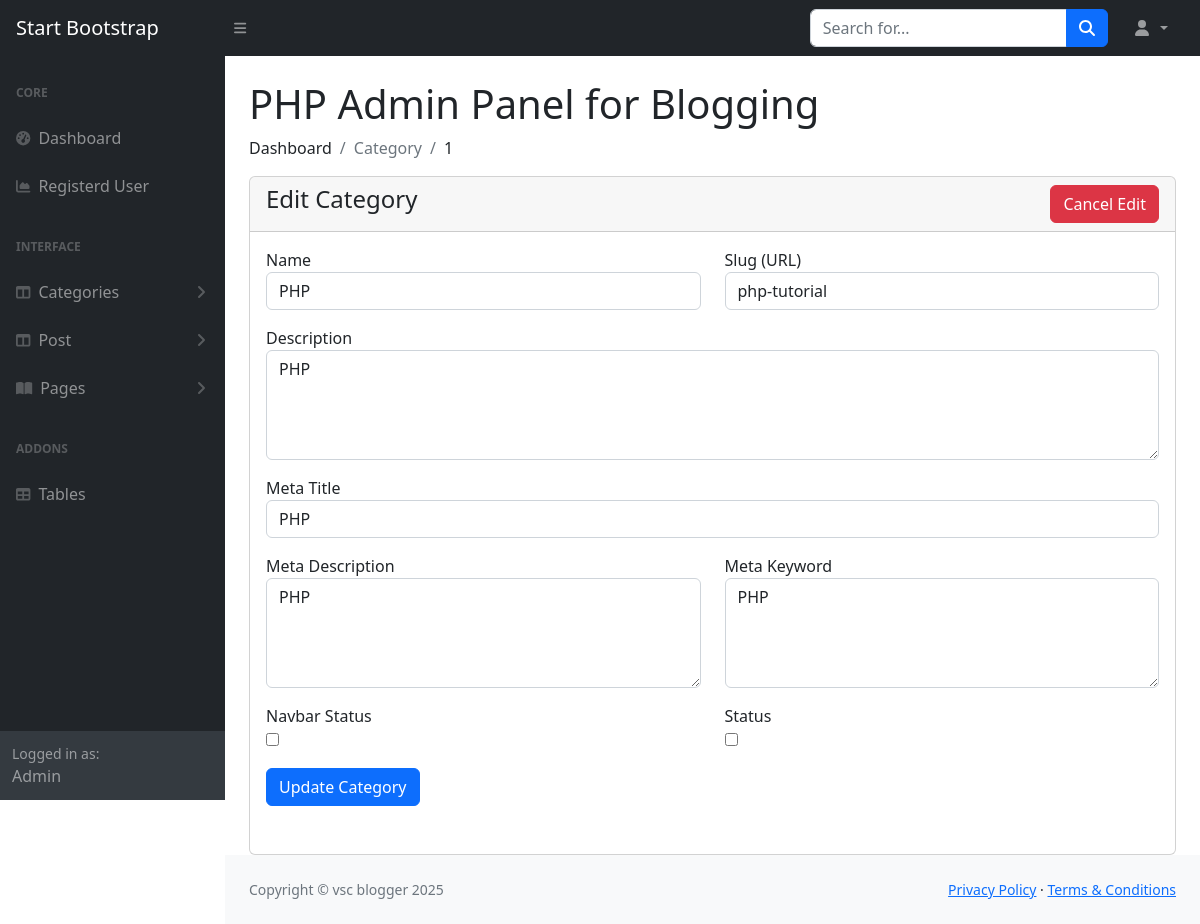
Page /admin/category-edit.php?id=1 (signed in) on the committed database.
### tables this page shows
CREATE TABLE `categories` (
  `id` int(11) NOT NULL,
  `name` varchar(255) NOT NULL,
  `slug` varchar(255) NOT NULL,
  `description` text DEFAULT NULL,
  `meta_title` varchar(191) NOT NULL,
  `meta_description` mediumtext DEFAULT NULL,
  `meta_keyword` mediumtext DEFAULT NULL,
  `navbar_status` tinyint(1) NOT NULL DEFAULT 0,
  `status` tinyint(1) NOT NULL DEFAULT 0 COMMENT '0=visible,1=hidden,2=deleted',
  `create_at` timestamp NOT NULL DEFAULT current_timestamp()
);

### admin/category-edit.php (the view, shortened to what this page needs)
<?php
include("./authentication.php");
include("./includes/header.php");
?>
<div class="contaienr-fluid px-4">
    <h1 class="mt-4">PHP Admin Panel for Blogging</h1>
    <ol class="breadcrumb">
        <li class="breadcrumb-item">Dashboard</li>
        <li class="breadcrumb-item active">Category</li>
        <?php
        if (isset($_GET['id'])) {
            ?>
            <li class="breadcrumb-item"><?= $_GET['id'] ?></li> <?php
        }
        ?>
    </ol>
    <div class="row">
        <div class="col-md-12">
            <div class="card">
                <div class="card-header">
                    <h4>Edit Category
                        <a href="category-view.php" class="btn btn-danger float-end">Cancel Edit</a>
                    </h4>
                </div>
                <div class="card-body">
                    <?php
                    if (isset($_GET['id'])) {
                        $category_id = $_GET['id'];
                        $category = "SELECT * FROM categories WHERE id = '$category_id' ";
                        $category_run = mysqli_query($con, $category);
                        if (mysqli_num_rows($category_run) > 0) {
                            foreach ($category_run as $item) {
                                ?>
                                <form action="category-update.php" method="POST">
                                    <div class="form-group mb-3">
                                        <div class="row">
                                            <div class="col-md-6 mb-3">
                                                <label for="name">Name</label>
                                                <input type="text" name="name" placeholder="Enter Name" required
                                                    class="form-control" value="<?= $item['name'] ?>">
                                            </div>
                                            <div class="col-md-6 mb-3">
                                                <label for="slug">Slug (URL)</label>
                                                <input type="text" name="slug" placeholder="Enter slug" required
                                                    class="form-control" value="<?= $item['slug'] ?>">
                                            </div>
                                            <div class="col-md-12 mb-3">
                                                <label for="description">Description</label>
                                                <textarea name="description" id="description" placeholder="Enter Description"
                                                    rows="4" class="form-control"><?= $item['description'] ?></textarea>
                                            </div>
                                            <div class="col-md-12 mb-3">
                                                <label for="meta_title">Meta Title</label>
                                                <input type="text" name="meta_title" placeholder="Enter Meta Title" required
                                                    value="<?= $item['meta_title'] ?>" class="form-control">
                                            </div>
                                            <div class="col-md-6 mb-3">
                                                <label for="meta_description">Meta Description</label>
                                                <textarea name="meta_description" id="meta_description"
                                                    placeholder="Enter Meta Description" rows="4"
                                                    class="form-control"><?= $item['meta_description'] ?></textarea>
                                            </div>
                                            <div class="col-md-6 mb-3">
                                                <label for="meta_keyword">Meta Keyword</label>
                                                <textarea name="meta_keyword" id="meta_keyword" rows="4"
                                                    placeholder="Enter Meta Keyword"
                                                    class="form-control"><?= $item['meta_keyword'] ?></textarea>
                                            </div>
                                            <div class="col-md-6 mb-3">
                                                <label for="navbar_status">Navbar Status</label> <br>
                                                <input type="checkbox" name="navbar_status" id="navbar_status" width="70px"
                                                    height="70px" <?= $item['navbar_status'] == '1' ? 'checked' : '' ?>>
                                            </div>
                                            <div class="col-md-6 mb-3">
                                                <label for="status">Status</label> <br>
                                                <input type="checkbox" name="status" id="status" width="70px" height="70px"
                                                    <?= $item['status'] == '1' ? 'checked' : '' ?>>
                                            </div>
                                            <div class="col-md-12 mb-3">
                                                <button type="submit" name="update_category_btn" class="btn btn-primary">Update
                                                    Category</button>
                                            </div>
                                        </div>
                                </form>
                                <?php
                            }
                        } else {
                            ?>
                            <h4>Record Not Found!</h4>
                            <?php
                        }
                    }
                    ?>
                </div>
            </div>
        </div>
    </div>
</div>
<?php
include("includes/footer.php");
include("includes/script.php");
?>

### rows in the picture
categories: name "PHP", slug "php-tutorial", description "PHP", meta_title "PHP", meta_description "PHP", meta_keyword "PHP"

### other values in the picture
$_GET['id'] "1"
